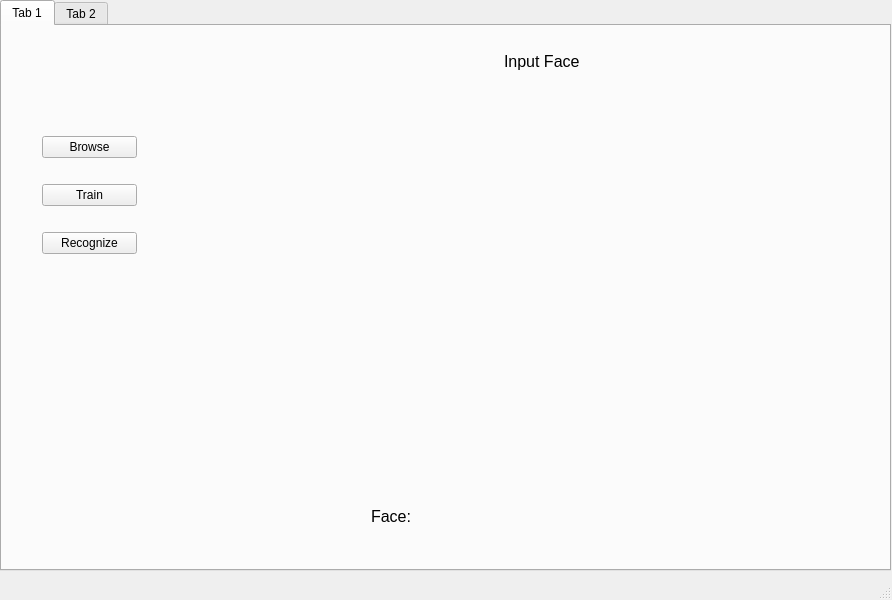
<?xml version="1.0" encoding="UTF-8"?>
<ui version="4.0">
 <class>MainWindow</class>
 <widget class="QMainWindow" name="MainWindow">
  <property name="geometry">
   <rect>
    <x>0</x>
    <y>0</y>
    <width>892</width>
    <height>600</height>
   </rect>
  </property>
  <property name="windowTitle">
   <string>MainWindow</string>
  </property>
  <widget class="QWidget" name="centralwidget">
   <widget class="QTabWidget" name="tabWidget">
    <property name="geometry">
     <rect>
      <x>0</x>
      <y>0</y>
      <width>891</width>
      <height>571</height>
     </rect>
    </property>
    <property name="currentIndex">
     <number>0</number>
    </property>
    <widget class="QWidget" name="tab">
     <attribute name="title">
      <string>Tab 1</string>
     </attribute>
     <widget class="QWidget" name="layoutWidget">
      <property name="geometry">
       <rect>
        <x>240</x>
        <y>470</y>
        <width>601</width>
        <height>41</height>
       </rect>
      </property>
      <layout class="QHBoxLayout" name="horizontalLayout">
       <item alignment="Qt::AlignHCenter">
        <widget class="QLabel" name="label_2">
         <property name="maximumSize">
          <size>
           <width>16777215</width>
           <height>50</height>
          </size>
         </property>
         <property name="font">
          <font>
           <pointsize>12</pointsize>
          </font>
         </property>
         <property name="text">
          <string>Face:</string>
         </property>
        </widget>
       </item>
       <item alignment="Qt::AlignLeft">
        <widget class="QLabel" name="faceName">
         <property name="maximumSize">
          <size>
           <width>16777215</width>
           <height>50</height>
          </size>
         </property>
         <property name="font">
          <font>
           <pointsize>12</pointsize>
          </font>
         </property>
         <property name="text">
          <string/>
         </property>
        </widget>
       </item>
      </layout>
     </widget>
     <widget class="QWidget" name="layoutWidget">
      <property name="geometry">
       <rect>
        <x>240</x>
        <y>10</y>
        <width>601</width>
        <height>451</height>
       </rect>
      </property>
      <layout class="QVBoxLayout" name="verticalLayout_2">
       <item alignment="Qt::AlignHCenter">
        <widget class="QLabel" name="label">
         <property name="maximumSize">
          <size>
           <width>16777215</width>
           <height>50</height>
          </size>
         </property>
         <property name="font">
          <font>
           <pointsize>12</pointsize>
          </font>
         </property>
         <property name="text">
          <string>Input Face</string>
         </property>
        </widget>
       </item>
       <item alignment="Qt::AlignHCenter">
        <widget class="QLabel" name="input">
         <property name="text">
          <string/>
         </property>
        </widget>
       </item>
      </layout>
     </widget>
     <widget class="QWidget" name="layoutWidget">
      <property name="geometry">
       <rect>
        <x>40</x>
        <y>90</y>
        <width>95</width>
        <height>161</height>
       </rect>
      </property>
      <layout class="QVBoxLayout" name="verticalLayout">
       <item>
        <widget class="QPushButton" name="Browse">
         <property name="text">
          <string>Browse</string>
         </property>
        </widget>
       </item>
       <item>
        <widget class="QPushButton" name="train">
         <property name="text">
          <string>Train</string>
         </property>
        </widget>
       </item>
       <item>
        <widget class="QPushButton" name="recognize">
         <property name="text">
          <string>Recognize</string>
         </property>
        </widget>
       </item>
      </layout>
     </widget>
    </widget>
    <widget class="QWidget" name="tab_2">
     <attribute name="title">
      <string>Tab 2</string>
     </attribute>
     <widget class="QWidget" name="layoutWidget">
      <property name="geometry">
       <rect>
        <x>280</x>
        <y>40</y>
        <width>581</width>
        <height>441</height>
       </rect>
      </property>
      <layout class="QVBoxLayout" name="verticalLayout_3">
       <item alignment="Qt::AlignHCenter">
        <widget class="QLabel" name="label_4">
         <property name="maximumSize">
          <size>
           <width>16777215</width>
           <height>50</height>
          </size>
         </property>
         <property name="text">
          <string>ROC</string>
         </property>
        </widget>
       </item>
       <item>
        <widget class="QLabel" name="roc">
         <property name="text">
          <string/>
         </property>
        </widget>
       </item>
      </layout>
     </widget>
     <widget class="QWidget" name="layoutWidget">
      <property name="geometry">
       <rect>
        <x>50</x>
        <y>80</y>
        <width>111</width>
        <height>231</height>
       </rect>
      </property>
      <layout class="QVBoxLayout" name="verticalLayout_4">
       <item>
        <widget class="QComboBox" name="lables"/>
       </item>
       <item>
        <widget class="QSpinBox" name="k_value">
         <property name="minimum">
          <number>1</number>
         </property>
        </widget>
       </item>
       <item>
        <widget class="QPushButton" name="rocButton">
         <property name="text">
          <string>ROC</string>
         </property>
        </widget>
       </item>
      </layout>
     </widget>
    </widget>
   </widget>
  </widget>
  <widget class="QStatusBar" name="statusbar"/>
 </widget>
 <resources/>
 <connections/>
</ui>
